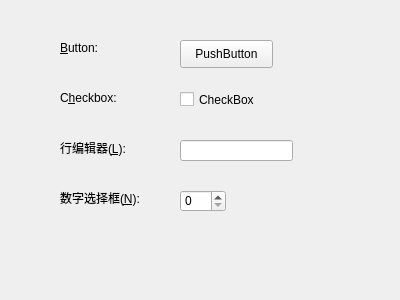
<?xml version="1.0" encoding="UTF-8"?>
<ui version="4.0">
 <class>MyWidget</class>
 <widget class="QWidget" name="MyWidget">
  <property name="geometry">
   <rect>
    <x>0</x>
    <y>0</y>
    <width>400</width>
    <height>300</height>
   </rect>
  </property>
  <property name="windowTitle">
   <string>MyWidget</string>
  </property>
  <widget class="QLabel" name="label">
   <property name="geometry">
    <rect>
     <x>60</x>
     <y>40</y>
     <width>101</width>
     <height>16</height>
    </rect>
   </property>
   <property name="text">
    <string>&amp;Button:</string>
   </property>
   <property name="buddy">
    <cstring>pushButton</cstring>
   </property>
  </widget>
  <widget class="QLabel" name="label_2">
   <property name="geometry">
    <rect>
     <x>60</x>
     <y>90</y>
     <width>101</width>
     <height>16</height>
    </rect>
   </property>
   <property name="text">
    <string>C&amp;heckbox:</string>
   </property>
   <property name="buddy">
    <cstring>checkBox</cstring>
   </property>
  </widget>
  <widget class="QLabel" name="label_3">
   <property name="geometry">
    <rect>
     <x>60</x>
     <y>140</y>
     <width>101</width>
     <height>16</height>
    </rect>
   </property>
   <property name="text">
    <string>行编辑器(&amp;L):</string>
   </property>
   <property name="buddy">
    <cstring>lineEdit</cstring>
   </property>
  </widget>
  <widget class="QLabel" name="label_4">
   <property name="geometry">
    <rect>
     <x>60</x>
     <y>190</y>
     <width>101</width>
     <height>16</height>
    </rect>
   </property>
   <property name="text">
    <string>数字选择框(&amp;N):</string>
   </property>
   <property name="buddy">
    <cstring>spinBox</cstring>
   </property>
  </widget>
  <widget class="QPushButton" name="pushButton">
   <property name="geometry">
    <rect>
     <x>180</x>
     <y>40</y>
     <width>93</width>
     <height>28</height>
    </rect>
   </property>
   <property name="text">
    <string>PushButton</string>
   </property>
  </widget>
  <widget class="QCheckBox" name="checkBox">
   <property name="geometry">
    <rect>
     <x>180</x>
     <y>90</y>
     <width>91</width>
     <height>19</height>
    </rect>
   </property>
   <property name="text">
    <string>CheckBox</string>
   </property>
  </widget>
  <widget class="QLineEdit" name="lineEdit">
   <property name="geometry">
    <rect>
     <x>180</x>
     <y>140</y>
     <width>113</width>
     <height>21</height>
    </rect>
   </property>
  </widget>
  <widget class="QSpinBox" name="spinBox">
   <property name="geometry">
    <rect>
     <x>180</x>
     <y>190</y>
     <width>46</width>
     <height>22</height>
    </rect>
   </property>
  </widget>
 </widget>
 <layoutdefault spacing="6" margin="11"/>
 <tabstops>
  <tabstop>pushButton</tabstop>
  <tabstop>checkBox</tabstop>
  <tabstop>lineEdit</tabstop>
  <tabstop>spinBox</tabstop>
 </tabstops>
 <resources/>
 <connections/>
</ui>
